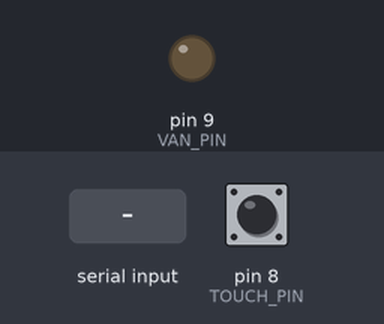
A sketch run on a simulated Arduino Uno, built with avr-gcc and run on an emulated ATmega328P. Parts: output pins drawn as LEDs (lit = HIGH). The inputs (shaded band) are chosen by the test bench; at power-on: pin 8 (TOUCH_PIN) HIGH. What the sketch prints to the serial monitor is not drawn.

Above: at 1.2 s.
1.3 s: byte 1 (0x01) received over Serial
At 2.5 s:
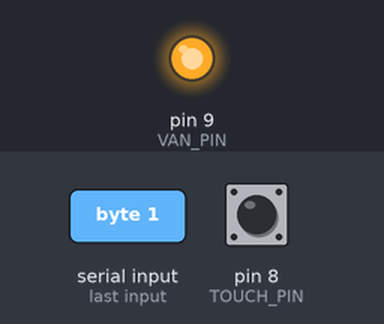
Timing chart, 0 to 4.3 s (numbered marks = the images above; inputs shaded):
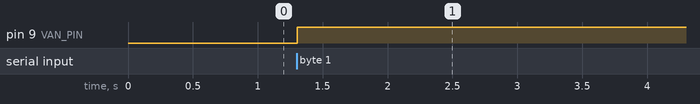

The sketch:

TouchSensor.ino
```cpp
#define TOUCH_PIN 8
#define VAN_PIN 9
long t0 = 0;
void setup() {
  pinMode(TOUCH_PIN, INPUT_PULLUP);
  pinMode(VAN_PIN, OUTPUT);
  Serial.begin(9600);
  digitalWrite(VAN_PIN, LOW);
}

void loop() {
/*
  if (millis() - t0 > 1000) {
    t0 = millis();
    digitalWrite(VAN_PIN, !digitalRead(VAN_PIN));
  }
*/
  if (Serial.available() > 0) {
    byte value = Serial.read();
    if (value  == 0x00) {
      digitalWrite(VAN_PIN, LOW);
    } else if (value  == 0x01) {
      digitalWrite(VAN_PIN, HIGH);
    }
  }

  Serial.println(digitalRead(TOUCH_PIN));
  delay(10);

}
```

Measured:
- after the input at 1.3 s, pin 9 (VAN_PIN): LOW → HIGH at once
